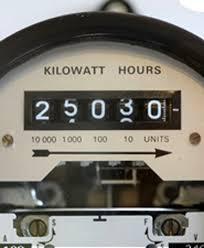
#> input picture meter.jpg, 204 x 248 px
$ python rotate.py
#> lines starting #> are read from the running program, lines starting #| are printed output that depends on the picture
import numpy as np
import cv2 as cv
from matplotlib import pyplot as plt
img = cv.imread('meter.jpg',0)
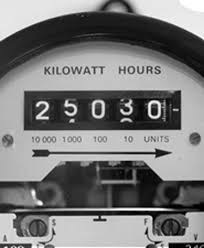
#> img: shape (248, 204); min 0, max 255, mean 122.4
window_name = 'Image'
image = cv.rotate(img, cv.ROTATE_180)
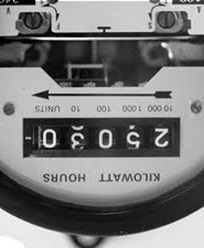
#> image: shape (248, 204); min 0, max 255, mean 122.4
cv.imshow(window_name, image)
cv.waitKey(0)

$ run again, with download (1).jpg copied over meter.jpg
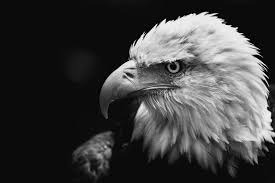
#> input picture download (1).jpg, 275 x 183 px
#> img is the input picture: shape (183, 275); min 0, max 255, mean 62.5
#> `image = cv.rotate(img, cv.ROTATE_180)`:
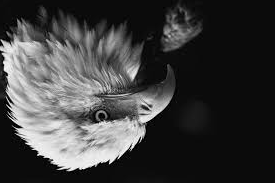
#> image: shape (183, 275); min 0, max 255, mean 62.5

$ run again, with download.jpg copied over meter.jpg
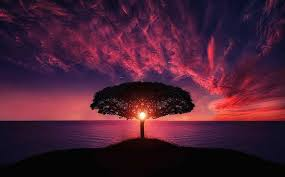
#> input picture download.jpg, 285 x 177 px
#> `img = cv.imread('meter.jpg',0)`:
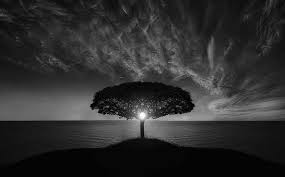
#> img: shape (177, 285); min 0, max 255, mean 45.9
#> `image = cv.rotate(img, cv.ROTATE_180)`:
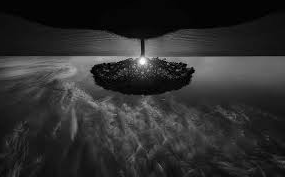
#> image: shape (177, 285); min 0, max 255, mean 45.9
